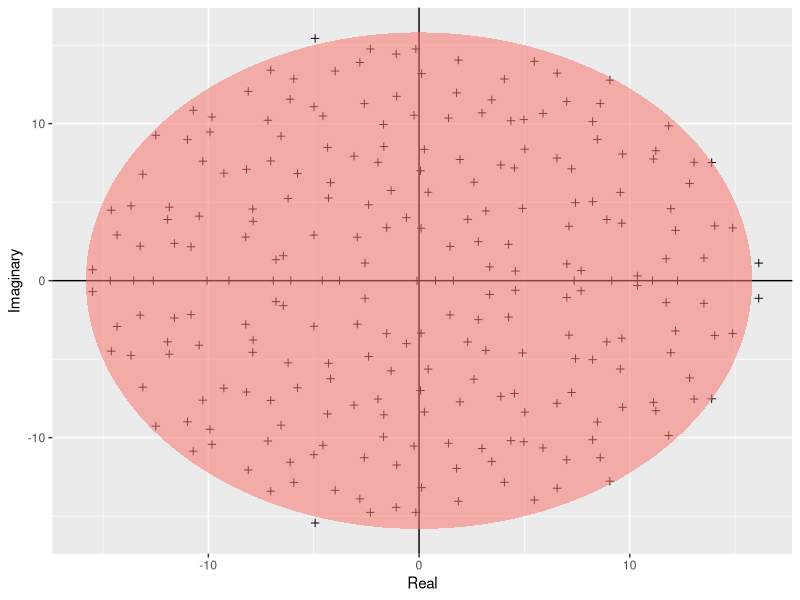

Write the R code that produced this figure.
require(ggplot2)
build_ellipse <- function(hradius, vradius){ # function that returns an ellipse
  npoints = 250
  a <- seq(0, 2 * pi, length = npoints + 1)
  x <- hradius * cos(a)
  y <- vradius * sin(a)  
  return(data.frame(x = x, y = y))
}



N <- 250 # Assign size of the matrix

M <- matrix(rnorm(N * N), N, N) # Build the matrix

eigvals <- eigen(M)$values # Find the eigenvalues

eigDF <- data.frame("Real" = Re(eigvals), "Imaginary" = Im(eigvals)) # Build a dataframe

my_radius <- sqrt(N) # The radius of the circle is sqrt(N)

ellDF <- build_ellipse(my_radius, my_radius) # Dataframe to plot the ellipse

names(ellDF) <- c("Real", "Imaginary") # rename the columns

pdf("../Results/Girko.pdf", 11.7, 11.7)#open blank pdf page
# plot the eigenvalues
p <- ggplot(eigDF, aes(x = Real, y = Imaginary))
p <- p +
  geom_point(shape = I(3)) +
  theme(legend.position = "none")

# now add the vertical and horizontal line
p <- p + geom_hline(aes(yintercept = 0))
p <- p + geom_vline(aes(xintercept = 0))

# finally, add the ellipse
p <- p + geom_polygon(data = ellDF, aes(x = Real, y = Imaginary, alpha = 1/20, fill = "red"))
p
graphics.off() # alternatively using dev.off()
